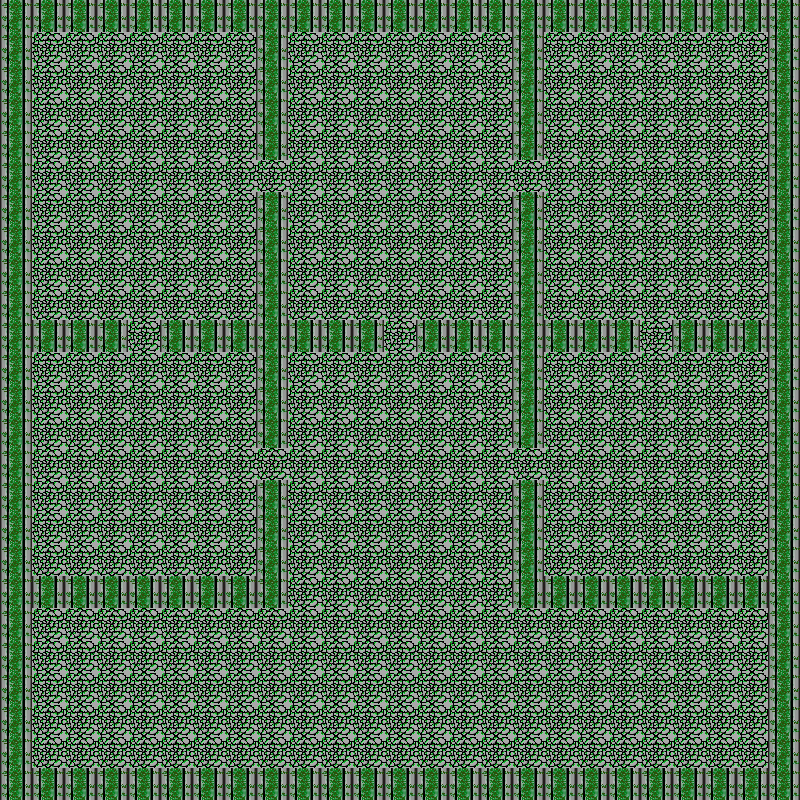

Rendered tile map (Tiled .tmx) drawn with the repository's tilesets; below, a short description and the map source with its tile grids summarised:
An orthogonal 25x25 tile map with 32x32 px tiles, 1 tile layer (Tile Layer 1) and 17 objects (closedDoor).

<map version="1.0" orientation="orthogonal" renderorder="right-down" width="25" height="25" tilewidth="32" tileheight="32">
 <tileset firstgid="1" source="originalLabrynth.tsx" />
 <layer name="Tile Layer 1" width="25" height="25">
  <data>[625 cells, 625 non-empty, 2 distinct tile ids]</data>
 </layer>
 <objectgroup name="collisions">
  <object x="0" y="0" width="32" height="800" />
  <object x="32" y="0" width="768" height="32" />
  <object x="768" y="32" width="32" height="768" />
  <object x="32" y="768" width="736" height="32" />
  <object x="256" y="32" width="32" height="128" />
  <object x="256" y="192" width="32" height="256" />
  <object x="256" y="480" width="32" height="128" />
  <object x="32" y="576" width="224" height="32" />
  <object x="512" y="480" width="32" height="128" />
  <object x="544" y="576" width="224" height="32" />
  <object x="512" y="192" width="32" height="256" />
  <object x="512" y="32" width="32" height="128" />
  <object x="416" y="320" width="224" height="32" />
  <object x="160" y="320" width="224" height="32" />
  <object x="32" y="320" width="96" height="32" />
  <object x="672" y="320" width="96" height="32" />
  <object name="closedDoor" x="512" y="448" width="32" height="32" />
 </objectgroup>
</map>